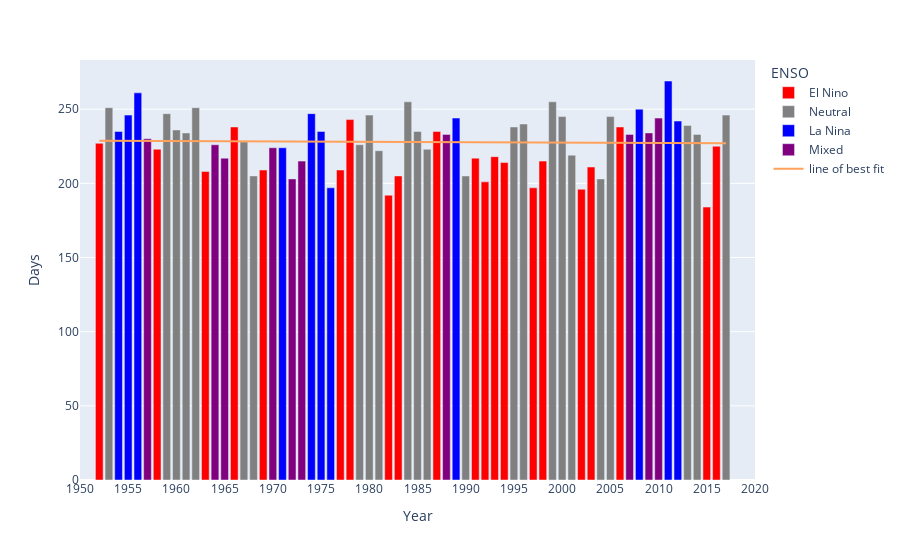

The cell this chart's notebook holds for it:
### Code cell
fig = px.bar(df_test, x= "Year", y = "Days", color="ENSO",
    color_discrete_map={
        "La Nina": "blue",
        "Mixed": "purple",
        "Neutral": "gray",
        "El Nino": "red",
    },)
#fig.update_xaxes(type= 'category')
fig.update_xaxes(range=["1950", "2020"])
fig.update_layout(
    xaxis = dict(
        tickmode = 'linear',
       # tick0 = 1950,
        dtick = 5))
fig.update_layout(
    yaxis = dict(
        tickmode = 'linear',
        dtick = 50))
fig.add_trace(go.Scatter(name='line of best fit', x=X, y=df_test['bestfit'], mode='lines'))
fig.show()

### Figure 1 — Plotly figure (JSON) as saved in the notebook; plotly's stock layout.template omitted (floating-point values rounded to 4 significant figures)
{"data": [{"alignmentgroup": "True", "hovertemplate": "ENSO=El Nino<br>Year=%{x}<br>Days=%{y}<extra></extra>", "legendgroup": "El Nino", "marker": {"color": "red", "pattern": {"shape": ""}}, "name": "El Nino", "offsetgroup": "El Nino", "orientation": "v", "showlegend": true, "textposition": "auto", "type": "bar", "x": [1952, 1958, 1963, 1966, 1969, 1977, 1978, 1982, 1983, 1987, 1991, 1992, 1993, 1994, 1997, 1998, 2002, 2003, 2006, 2015, 2016], "xaxis": "x", "y": [227, 223, 208, 238, 209, 209, 243, 192, 205, 235, 217, 201, 218, 214, 197, 215, 196, 211, 238, 184, 225], "yaxis": "y"}, {"alignmentgroup": "True", "hovertemplate": "ENSO=Neutral<br>Year=%{x}<br>Days=%{y}<extra></extra>", "legendgroup": "Neutral", "marker": {"color": "gray", "pattern": {"shape": ""}}, "name": "Neutral", "offsetgroup": "Neutral", "orientation": "v", "showlegend": true, "textposition": "auto", "type": "bar", "x": [1953, 1959, 1960, 1961, 1962, 1967, 1968, 1979, 1980, 1981, 1984, 1985, 1986, 1990, 1995, 1996, 1999, 2000, 2001, 2004, 2005, 2013, 2014, 2017], "xaxis": "x", "y": [251, 247, 236, 234, 251, 228, 205, 226, 246, 222, 255, 235, 223, 205, 238, 240, 255, 245, 219, 203, 245, 239, 233, 246], "yaxis": "y"}, {"alignmentgroup": "True", "hovertemplate": "ENSO=La Nina<br>Year=%{x}<br>Days=%{y}<extra></extra>", "legendgroup": "La Nina", "marker": {"color": "blue", "pattern": {"shape": ""}}, "name": "La Nina", "offsetgroup": "La Nina", "orientation": "v", "showlegend": true, "textposition": "auto", "type": "bar", "x": [1954, 1955, 1956, 1971, 1974, 1975, 1976, 1989, 2008, 2011, 2012], "xaxis": "x", "y": [235, 246, 261, 224, 247, 235, 197, 244, 250, 269, 242], "yaxis": "y"}, {"alignmentgroup": "True", "hovertemplate": "ENSO=Mixed<br>Year=%{x}<br>Days=%{y}<extra></extra>", "legendgroup": "Mixed", "marker": {"color": "purple", "pattern": {"shape": ""}}, "name": "Mixed", "offsetgroup": "Mixed", "orientation": "v", "showlegend": true, "textposition": "auto", "type": "bar", "x": [1957, 1964, 1965, 1970, 1972, 1973, 1988, 2007, 2009, 2010], "xaxis": "x", "y": [230, 226, 217, 224, 203, 215, 233, 233, 234, 244], "yaxis": "y"}, {"mode": "lines", "name": "line of best fit", "type": "scatter", "x": [1952, 1953, 1954, 1955, 1956, 1957, 1958, 1959, 1960, 1961, 1962, 1963, 1964, 1965, 1966, 1967, 1968, 1969, 1970, 1971, 1972, 1973, 1974, 1975, 1976, 1977, 1978, 1979, 1980, 1981, 1982, 1983, 1984, 1985, 1986, 1987, 1988, 1989, 1990, 1991, 1992, 1993, 1994, 1995, 1996, 1997, 1998, 1999, 2000, 2001, 2002, 2003, 2004, 2005, 2006, 2007, 2008, 2009, 2010, 2011, 2012, 2013, 2014, 2015, 2016, 2017], "y": [228.8, 228.7, 228.7, 228.7, 228.7, 228.6, 228.6, 228.6, 228.6, 228.5, 228.5, 228.5, 228.4, 228.4, 228.4, 228.4, 228.3, 228.3, 228.3, 228.3, 228.2, 228.2, 228.2, 228.2, 228.1, 228.1, 228.1, 228.0, 228.0, 228.0, 228.0, 227.9, 227.9, 227.9, 227.9, 227.8, 227.8, 227.8, 227.7, 227.7, 227.7, 227.7, 227.6, 227.6, 227.6, 227.6, 227.5, 227.5, 227.5, 227.4, 227.4, 227.4, 227.4, 227.3, 227.3, 227.3, 227.3, 227.2, 227.2, 227.2, 227.2, 227.1, 227.1, 227.1, 227.0, 227.0]}], "layout": {"barmode": "relative", "legend": {"title": {"text": "ENSO"}, "tracegroupgap": 0}, "margin": {"t": 60}, "xaxis": {"anchor": "y", "domain": [0, 1], "dtick": 5, "range": ["1950", "2020"], "tickmode": "linear", "title": {"text": "Year"}}, "yaxis": {"anchor": "x", "domain": [0, 1], "dtick": 50, "tickmode": "linear", "title": {"text": "Days"}}}}
